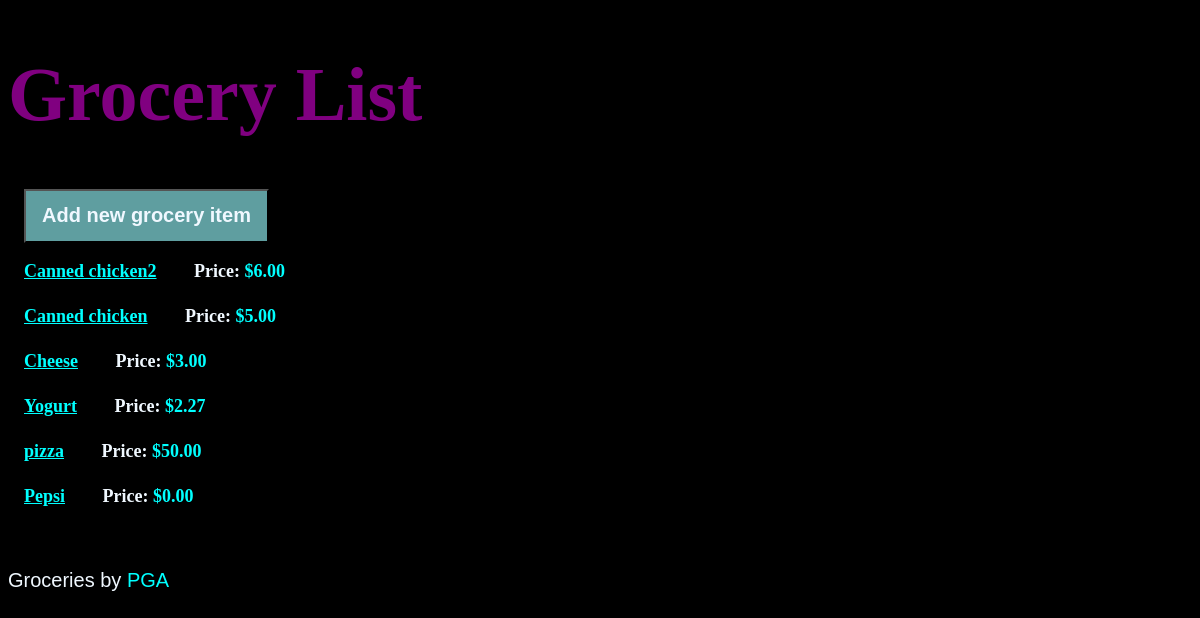
The page / on the database its author committed.
### list_items/models.py (models this page shows, shortened)
class List_items(models.Model):
    groc_item = models.CharField(max_length=70)
    notes = models.TextField()
    item_price = models.DecimalField(max_digits=8, decimal_places=2)
    budget = models.DecimalField(max_digits=8, decimal_places=2)
    date_created = models.DateTimeField(default=timezone.now)
    class Meta:
        verbose_name_plural = "ListItems"

### list_items/views.py (the view)
class List_itemsListView(ListView):
    model = List_items
    queryset = List_items.objects.all().order_by("-date_created")

### list_items/templates/list_items/list_items_list.html
{% extends "list_items/base.html" %}
{% block content %}
<article>
    <a href="{% url 'list_items-create' %}"><button>Add new grocery item</button></a>
</article>
    {% for list_item in list_items_list %}
        <article>
            <h4>
                <a href="{% url 'list_items-detail' list_item.id %}">
                    {{ list_item.groc_item }}
                </a>
            </h4>
            <h4  class="{{list_item.item_price}}">
                <span id="prilistspan">Price: </span>${{ list_item.item_price}}
            </h4>
        </article>
    {% endfor %}
    <br><br>
    <h9 id="dat">Groceries by <span id="name">PGA</span></em></h9>
{% endblock %}

### list_items/static/css/grocery.css (style rules this page uses)
* { box-sizing: content-box; }
body { background-color: black; }
body { font-family: sans-serif; font-size: 20px; }
a { color: inherit; }
h4, h5 { color: aqua; font-size: 1.4em; margin: 0; display: inline-block; padding: 0.5rem 1rem; vertical-align: top; font-family: cursive; font-size: large; }
#dat { background-color: black; color:aliceblue; }
#name { background-color: black; color:aqua; }
article { margin-bottom: 0.5rem; }
button, textarea, input { font-size: inherit; min-height: 2.5em; padding: 0 1rem; color: aliceblue; background-color: darkcyan; }
button, input[type="submit"] { margin: 0 1rem 2px 1rem; cursor: pointer; font-weight: bold; min-width: 8rem; color: aliceblue; background-color: cadetblue; }
#prilistspan { color: aliceblue; }

### rows shown on the page
List_items: groc_item "Canned chicken2", item_price "6.00"
List_items: groc_item "Canned chicken", item_price "5.00"
List_items: groc_item "Cheese", item_price "3.00"
List_items: groc_item "Yogurt", item_price "2.27"
List_items: groc_item "pizza", item_price "50.00"
List_items: groc_item "Pepsi", item_price "0.00"
